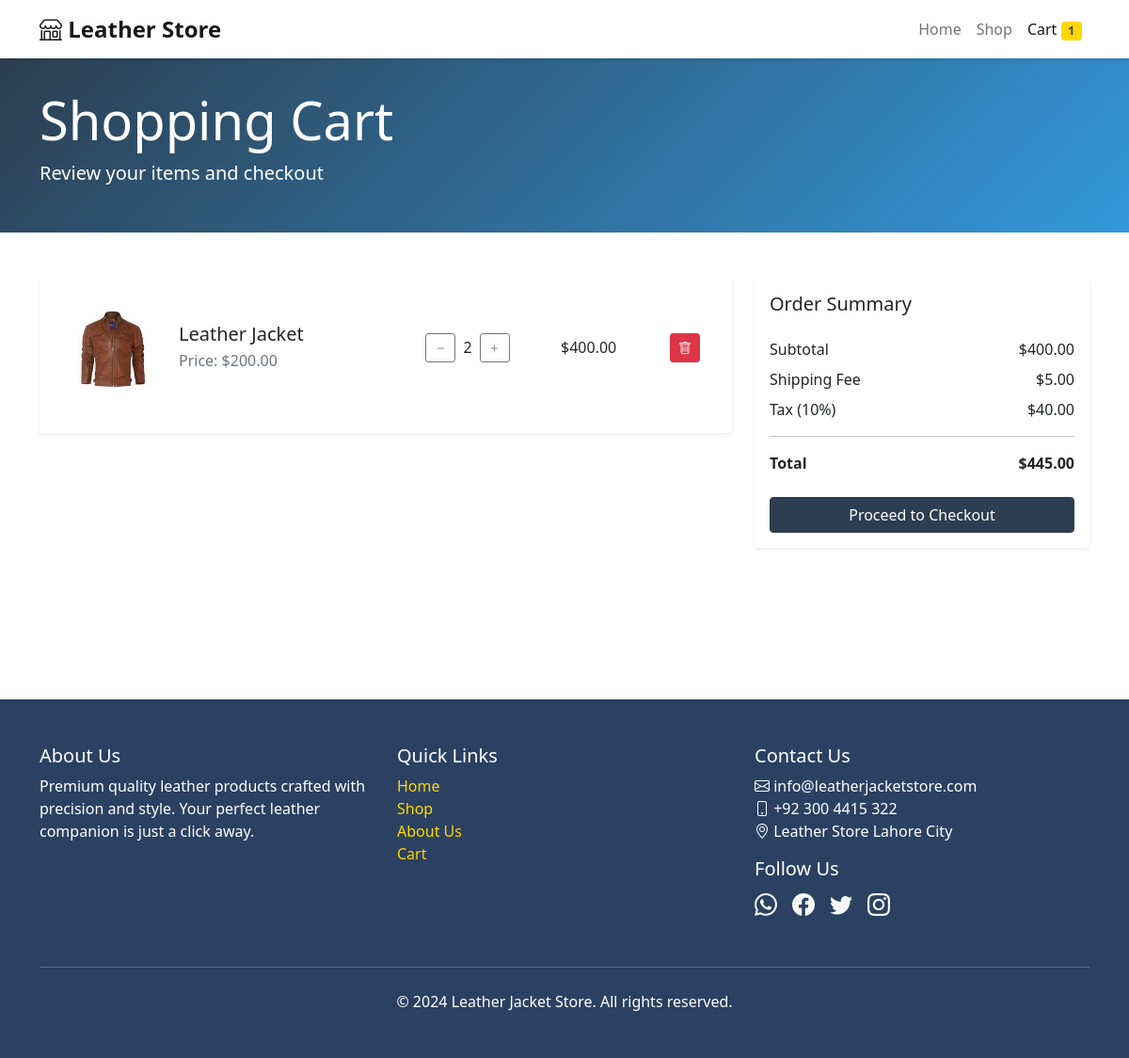
The page /cart/ (signed in) on the database as committed earlier.
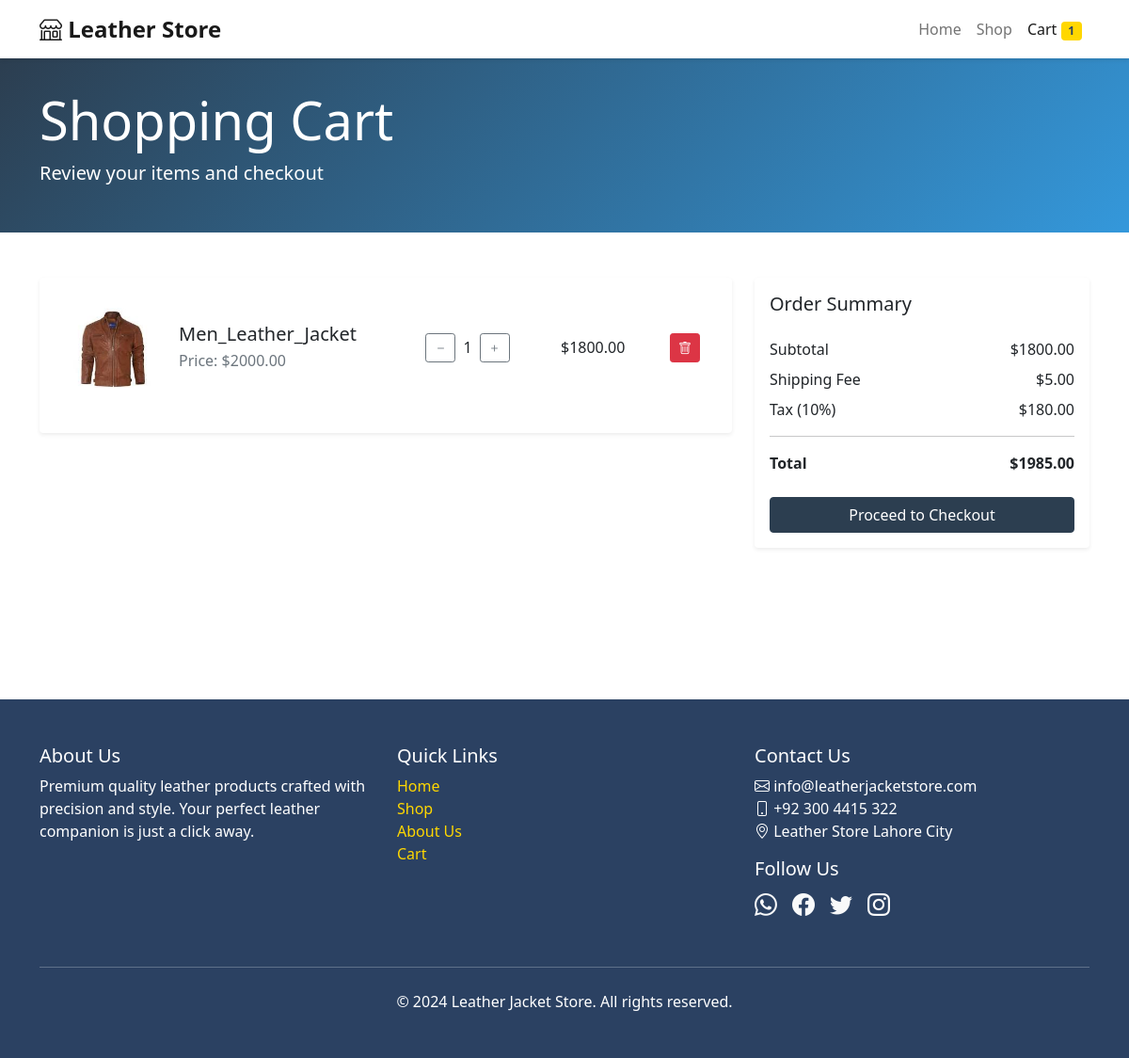
The same page on the database as committed later.
### Store/models.py (models this page shows, shortened)
class CartItem(models.Model):
    user = models.ForeignKey(User, on_delete=models.CASCADE, null=True, blank=True)
    cart = models.ForeignKey(Cart, on_delete=models.CASCADE)
    product = models.ForeignKey(Product, on_delete=models.CASCADE)
    quantity = models.PositiveIntegerField(default=1)
    price = models.DecimalField(max_digits=10, decimal_places=2)
    created_at = models.DateTimeField(auto_now_add=True)
    def get_total_price(self):
        return self.price * self.quantity

class Product(models.Model):
    CATEGORY_CHOICES = [
        ('Men Jackets', 'Men Jackets'),
        ('Women Jackets', 'Women Jackets'),
        ('Kids Jackets', 'Kids Jackets'),
        ('Men Shorts', 'Men Shorts'),
        ('Women Shorts', 'Women Shorts'),
        ('Men Caps', 'Men Caps'),
        ('Men Purse', 'Men Purse'),
        ('Women Purse', 'Women Purse'),
        ('Watch Straps', 'Watch Straps'),
    ]
    name = models.CharField(max_length=200)
    description = models.TextField()
    price = models.DecimalField(max_digits=10, decimal_places=2)
    discount_price = models.DecimalField(max_digits=10, decimal_places=2, null=True, blank=True)
    image = models.ImageField(upload_to='products/')
    category = models.CharField(max_length=100, choices=CATEGORY_CHOICES)
    discount_percentage = models.DecimalField(max_digits=5, decimal_places=2, default=0)
    created_at = models.DateTimeField(auto_now_add=True)
    updated_at = models.DateTimeField(auto_now=True)

### Store/views.py (the view)
# urls.py: path('cart/', views.view_cart, name='view_cart'),
@login_required
def view_cart(request):
    cart_items = CartItem.objects.filter(user=request.user)
    subtotal = sum(item.get_total_price() for item in cart_items)
    shipping_fee = Decimal('5.00') if cart_items else Decimal('0.00')
    tax_amount = subtotal * Decimal('0.10')
    total = subtotal + shipping_fee + tax_amount
    context = {
        'cart_items': cart_items,
        'subtotal': subtotal,
        'shipping_fee': shipping_fee,
        'tax_amount': tax_amount,
        'total': total,
        'cart_count': get_cart_count(request),
    }
    return render(request, 'Store/view_cart.html', context)

### Store/views.py (called while the page is built)
def get_cart_count(request):
    if request.user.is_authenticated:
        return CartItem.objects.filter(user=request.user).count()
    return 0

### Store/templates/Store/view_cart.html (shortened to what this page needs)
<!DOCTYPE html>
<html lang="en">
<head>
    <link href="https://cdn.jsdelivr.net/npm/bootstrap@5.1.3/dist/css/bootstrap.min.css" rel="stylesheet">
    <link rel="stylesheet" href="https://cdn.jsdelivr.net/npm/bootstrap-icons@1.7.2/font/bootstrap-icons.css">
</head>
<body>
    <nav class="navbar navbar-expand-lg navbar-light bg-white">
        <div class="container">
            <a class="navbar-brand" href="{% url 'home_page' %}">
                <i class="bi bi-shop"></i> Leather Store
            </a>
            <div class="collapse navbar-collapse" id="navbarNav">
                <ul class="navbar-nav ms-auto">
                    <li class="nav-item">
                        <a class="nav-link" href="{% url 'home_page' %}">Home</a>
                    </li>
                    <li class="nav-item">
                        <a class="nav-link" href="{% url 'shop_page' %}">Shop</a>
                    </li>
                    <li class="nav-item">
                        <a class="nav-link active" href="{% url 'view_cart' %}">
                            Cart <span class="badge bg-primary">{{ cart_count }}</span>
                        </a>
                    </li>
                </ul>
            </div>
        </div>
    </nav>
    <div class="page-header">
        <div class="container">
            <h1 class="display-4">Shopping Cart</h1>
            <p class="lead">Review your items and checkout</p>
        </div>
    </div>
    <div class="cart-wrapper">
        <div class="container my-5">
            {% if cart_items %}
            <div class="row">
                <div class="col-lg-8">
                    <div class="card shadow-sm">
                        <div class="card-body">
                            {% for item in cart_items %}
                            <div class="cart-item mb-3 p-3 border-bottom" id="cart-item-{{ item.id }}">
                                <div class="row align-items-center">
                                    <div class="col-md-2">
                                        <img src="{{ item.product.image.url }}" alt="{{ item.product.name }}" class="img-fluid rounded">
                                    </div>
                                    <div class="col-md-4">
                                        <h5 class="mb-1">{{ item.product.name }}</h5>
                                        <p class="text-muted mb-0">Price: ${{ item.product.price|floatformat:2 }}</p>
                                    </div>
                                    <div class="col-md-3">
                                        <div class="d-flex align-items-center quantity-controls">
                                            <button class="btn btn-outline-secondary btn-sm"
                                                    onclick="updateCart({{ item.id }}, 'decrease')">
                                                <i class="bi bi-dash"></i>
                                            </button>
                                            <span class="mx-2 quantity">{{ item.quantity }}</span>
                                            <button class="btn btn-outline-secondary btn-sm"
                                                    onclick="updateCart({{ item.id }}, 'increase')">
                                                <i class="bi bi-plus"></i>
                                            </button>
                                        </div>
                                    </div>
                                    <div class="col-md-2">
                                        <span class="item-total">${{ item.get_total_price|floatformat:2 }}</span>
                                    </div>
                                    <div class="col-md-1">
                                        <button class="btn btn-danger btn-sm"
                                                onclick="updateCart({{ item.id }}, 'remove')">
                                            <i class="bi bi-trash"></i>
                                        </button>
                                    </div>
                                </div>
                            </div>
                            {% endfor %}
                        </div>
                    </div>
                </div>
                <div class="col-lg-4">
                    <div class="card shadow-sm">
                        <div class="card-body">
                            <h5 class="card-title mb-4">Order Summary</h5>
                            <div class="d-flex justify-content-between mb-2">
                                <span>Subtotal</span>
                                <span id="subtotal">${{ subtotal|floatformat:2 }}</span>
                            </div>
                            <div class="d-flex justify-content-between mb-2">
                                <span>Shipping Fee</span>
                                <span id="shipping-fee">${{ shipping_fee|floatformat:2 }}</span>
                            </div>
                            <div class="d-flex justify-content-between mb-3">
                                <span>Tax (10%)</span>
                                <span id="tax-amount">${{ tax_amount|floatformat:2 }}</span>
                            </div>
                            <hr>
                            <div class="d-flex justify-content-between mb-4">
                                <strong>Total</strong>
                                <strong id="total">${{ total|floatformat:2 }}</strong>
                            </div>
                            <a href="{% url 'checkout' %}" class="btn btn-primary w-100">Proceed to Checkout</a>
                        </div>
                    </div>
                </div>
            </div>
            {% endif %}
        </div>
    </div>
    <footer class="footer">
        <div class="container">
            <div class="row">
                <div class="col-md-4 mb-4">
                    <h5>About Us</h5>
                    <p>Premium quality leather products crafted with precision and style. Your perfect leather companion is just a click away.</p>
                </div>
                <div class="col-md-4 mb-4">
                    <h5>Quick Links</h5>
                    <ul class="list-unstyled">
                        <li><a href="{% url 'home_page' %}">Home</a></li>
                        <li><a href="{% url 'shop_page' %}">Shop</a></li>
                        <li><a href="{% url 'about_us' %}">About Us</a></li>
                        <li><a href="{% url 'view_cart' %}">Cart</a></li>
                    </ul>
                </div>
                <div class="col-md-4 mb-4">
                    <h5>Contact Us</h5>
                    <ul class="list-unstyled mb-3">
                        <li><i class="bi bi-envelope"></i> info@leatherjacketstore.com</li>
                        <li><i class="bi bi-phone"></i> +92 300 4415 322</li>
                        <li><i class="bi bi-geo-alt"></i> Leather Store Lahore City</li>
                    </ul>
                    <div class="social-links">
                        <h5>Follow Us</h5>
                        <div class="d-flex gap-3">
                            <a href="https://wa.me/923004415322" target="_blank" class="text-light">
                                <i class="bi bi-whatsapp fs-4"></i>
                            </a>
                            <a href="https://facebook.com/leatherjacketstore" target="_blank" class="text-light">
                                <i class="bi bi-facebook fs-4"></i>
                            </a>
                            <a href="https://twitter.com/leatherjacketstore" target="_blank" class="text-light">
                                <i class="bi bi-twitter fs-4"></i>
                            </a>
                            <a href="https://instagram.com/leatherjacketstore" target="_blank" class="text-light">
                                <i class="bi bi-instagram fs-4"></i>
                            </a>
                        </div>
                    </div>
                </div>
            </div>
            <hr class="mt-4 mb-4" style="border-color: rgba(255,255,255,0.1);">
            <div class="text-center">
                <p class="mb-0">&copy; 2024 Leather Jacket Store. All rights reserved.</p>
            </div>
        </div>
    </footer>
</body>
</html>

### Store/templates/Store/view_cart.html (style rules this page uses)
.cart-item:last-child { border-bottom: none !important; }
.quantity-controls { display: flex; align-items: center; justify-content: center; }
.navbar-brand { font-size: 1.5rem; font-weight: bold; color: #2c3e50; }
.navbar { box-shadow: 0 2px 4px rgba(0,0,0,0.1); }
.page-header { background: linear-gradient(135deg, #2c3e50 0%, #3498db 100%); color: white; padding: 2rem 0; margin-bottom: 2rem; }
.cart-wrapper { min-height: calc(100vh - 400px); }
.footer { background: #2b4162; color: white; padding: 3rem 0; margin-top: 3rem; }
.footer a { color: #ffd700; text-decoration: none; }
.badge { background-color: #ffd700 !important; color: #2b4162 !important; }
.social-links a { transition: color 0.3s ease; }
.card { border: none; box-shadow: 0 0.5rem 1rem rgba(0, 0, 0, 0.15); }
.btn-primary { background-color: #2c3e50; border-color: #2c3e50; }

Rows that differ between the two databases and show on the page:
removed CartItem: product.image (picture), product.name "Leather Jacket", product.price "200.00", quantity "2", get_total_price "400.00"
added CartItem: product.image (picture), product.name "Men_Leather_Jacket", product.price "2000.00", quantity "1", get_total_price "1800.00"
Other text that changed with them:
{{ subtotal|floatformat:2 }}: "400.00" → "1800.00"
{{ tax_amount|floatformat:2 }}: "40.00" → "180.00"
{{ total|floatformat:2 }}: "445.00" → "1985.00"
